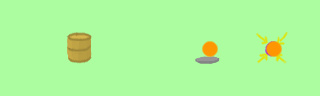

The image is a tile-based game level rendered from a .tmx file. Its description and source (layers, tilesets, objects; grid data summarised) follow:
An orthogonal 10x3 tile map with 32x32 px tiles, 4 tile layers (Kachelebene 1, collision, entities, connections).

<map version="1.0" orientation="orthogonal" width="10" height="3" tilewidth="32" tileheight="32">
 <properties>
  <property name="description" value="move the barrel by pushing it" />
 </properties>
 <tileset firstgid="1" name="tileset" tilewidth="32" tileheight="32">
  <image source="tileset.png" width="256" height="256" />
 </tileset>
 <layer name="Kachelebene 1" width="10" height="3">
  <data>[30 cells, 30 non-empty, 1 distinct tile ids]</data>
 </layer>
 <layer name="collision" width="10" height="3">
  <data>[30 cells, 0 non-empty, 0 distinct tile ids]</data>
 </layer>
 <layer name="entities" width="10" height="3">
  <data>[30 cells, 3 non-empty, 3 distinct tile ids]</data>
 </layer>
 <layer name="connections" width="10" height="3">
  <data>[30 cells, 2 non-empty, 1 distinct tile ids]</data>
 </layer>
</map>
